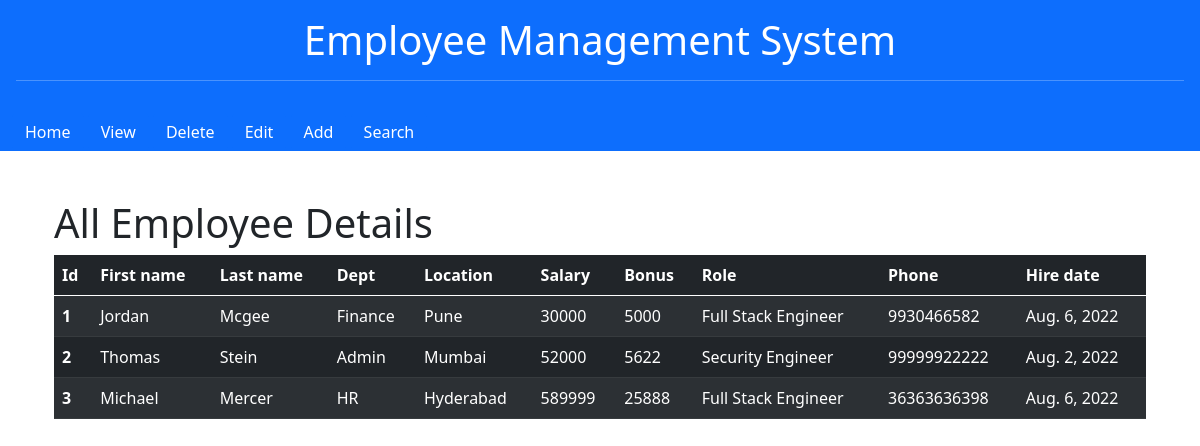
The page /view_emp on the database its author committed.
### emp_app/models.py (models this page shows, shortened)
class Employee(models.Model):
	first_name = models.CharField(max_length=30,null=False)
	last_name = models.CharField(max_length=30)
	dept=models.ForeignKey(Department,on_delete=models.CASCADE)
	salary=models.IntegerField(default=0)
	bonus=models.IntegerField(default=0)
	role=models.ForeignKey(Role,on_delete=models.CASCADE)
	phone=models.IntegerField(default=0)
	hire_date=models.DateField()

class Department(models.Model):
	name=models.CharField(max_length=100,null=False)
	location=models.CharField(max_length=100)
	def __str__(self):
		return self.name

class Role(models.Model):
	name=models.CharField(max_length=100,null=False)
	def __str__(self):
		return self.name

### emp_app/views.py (the view)
# urls.py: path('view_emp',views.view_emp,name='view_emp'),
def view_emp(request):
	emps=Employee.objects.all()
	context={
	'emps':emps
	}
	return render(request,'view.html',context)

### templates/view.html
{% extends 'base.html' %}
{% block content %}
<h1>All Employee Details</h1>
  <table class="table table-dark table-striped">
  <thead>
    <tr>
      <th scope="col">Id</th>
      <th scope="col">First name</th>
      <th scope="col">Last name</th>
      <th scope="col">Dept</th>
      <th scope="col">Location</th>
      <th scope="col">Salary</th>
      <th scope="col">Bonus</th>
      <th scope="col">Role</th>
      <th scope="col">Phone</th>
      <th scope="col">Hire date</th>
          </tr>
  </thead>
  <tbody>
  {% for emp in emps%}
    <tr>
      <th scope="row">{{emp.id}}</th>
      <td>{{emp.first_name}}</td>
      <td>{{emp.last_name}}</td>
      <td>{{emp.dept}}</td>
      <td>{{emp.dept.location}}</td>
      <td>{{emp.salary}}</td>
      <td>{{emp.bonus}}</td>
      <td>{{emp.role}}</td>
      <td>{{emp.phone}}</td>
      <td>{{emp.hire_date}}</td>
    </tr>
    {% endfor %}
  </tbody>
</table>
{% endblock %}

### templates/base.html (shortened to what this page needs)
  <!DOCTYPE html>
<html lang="en">
  <head>
    <link href="https://cdn.jsdelivr.net/npm/bootstrap@5.0.2/dist/css/bootstrap.min.css" rel="stylesheet">
  </head>
<body>
<div class="container-fluid p-3 bg-primary text-white text-center">
  <h1>Employee Management System</h1>
  <hr>
  </div>
<div class="container-fluid p-25 bg-primary text-white text-left">
<a class="btn btn-primary" href="/" type="submit">Home</a>
  <a class="btn btn-primary" href="/view_emp" type="submit">View</a>
  <a class="btn btn-primary" href="/del_emp" type="submit">Delete</a>
  <a class="btn btn-primary" href="/edit_emp" type="submit">Edit</a>
  <a class="btn btn-primary" href="/add_emp" type="submit">Add</a>
  <a class="btn btn-primary" href="/search_emp" type="submit">Search</a>
</div>
<div class="container mt-5">
  <div class="container">
        {% block content %}
        {% endblock %}
       </div>
  </div>
</body>
</html>

### rows shown on the page
Employee: id "1", first_name "Jordan", last_name "Mcgee", dept "Finance", dept.location "Pune", salary "30000", bonus "5000", role "Full Stack Engineer", phone "9930466582", hire_date "Aug. 6, 2022"
Employee: id "2", first_name "Thomas", last_name "Stein", dept "Admin", dept.location "Mumbai", salary "52000", bonus "5622", role "Security Engineer", phone "99999922222", hire_date "Aug. 2, 2022"
Employee: id "3", first_name "Michael", last_name "Mercer", dept "HR", dept.location "Hyderabad", salary "589999", bonus "25888", role "Full Stack Engineer", phone "36363636398", hire_date "Aug. 6, 2022"
